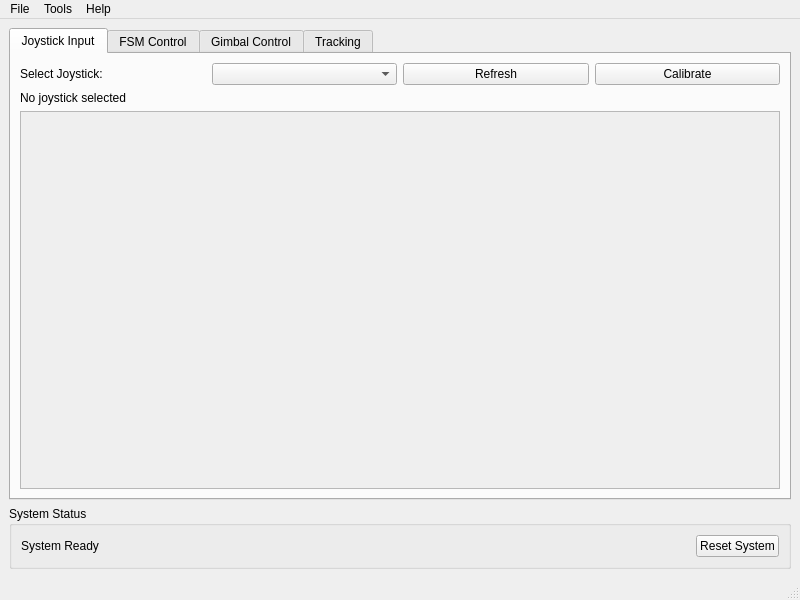
<?xml version="1.0" encoding="UTF-8"?>
<ui version="4.0">
 <class>MainWindow</class>
 <widget class="QMainWindow" name="MainWindow">
  <property name="geometry">
   <rect>
    <x>0</x>
    <y>0</y>
    <width>800</width>
    <height>600</height>
   </rect>
  </property>
  <property name="windowTitle">
   <string>BC-TRAIL Control System</string>
  </property>
  <widget class="QWidget" name="centralwidget">
   <layout class="QVBoxLayout" name="verticalLayout">
    <item>
     <widget class="QTabWidget" name="tabWidget">
      <property name="currentIndex">
       <number>0</number>
      </property>
      <widget class="QWidget" name="joystickTab">
       <attribute name="title">
        <string>Joystick Input</string>
       </attribute>
       <layout class="QVBoxLayout" name="joystickTabLayout">
        <item>
         <layout class="QHBoxLayout" name="joystickSelectionLayout">
          <item>
           <widget class="QLabel" name="joystickLabel">
            <property name="text">
             <string>Select Joystick:</string>
            </property>
           </widget>
          </item>
          <item>
           <widget class="QComboBox" name="joystickComboBox"/>
          </item>
          <item>
           <widget class="QPushButton" name="refreshJoystickButton">
            <property name="text">
             <string>Refresh</string>
            </property>
           </widget>
          </item>
          <item>
           <widget class="QPushButton" name="calibrateButton">
            <property name="text">
             <string>Calibrate</string>
            </property>
           </widget>
          </item>
         </layout>
        </item>
        <item>
         <widget class="QLabel" name="joystickInfoLabel">
          <property name="text">
           <string>No joystick selected</string>
          </property>
         </widget>
        </item>
        <item>
         <widget class="QScrollArea" name="joystickInputsScrollArea">
          <property name="widgetResizable">
           <bool>true</bool>
          </property>
          <widget class="QWidget" name="scrollAreaWidgetContents">
           <property name="geometry">
            <rect>
             <x>0</x>
             <y>0</y>
             <width>758</width>
             <height>390</height>
            </rect>
           </property>
           <layout class="QVBoxLayout" name="joystickInputsLayout"/>
          </widget>
         </widget>
        </item>
       </layout>
      </widget>
      <widget class="QWidget" name="fsmTab">
       <attribute name="title">
        <string>FSM Control</string>
       </attribute>
       <layout class="QVBoxLayout" name="fsmTabLayout">
        <item>
         <widget class="QGroupBox" name="fsmJoystickMappingGroup">
          <property name="title">
           <string>Joystick to FSM Mapping</string>
          </property>
          <layout class="QGridLayout" name="fsmMappingLayout">
           <item row="0" column="0">
            <widget class="QLabel" name="fsmXAxisLabel">
             <property name="text">
              <string>X-Axis:</string>
             </property>
            </widget>
           </item>
           <item row="0" column="1">
            <widget class="QComboBox" name="fsmXAxisComboBox"/>
           </item>
           <item row="0" column="2">
            <widget class="QCheckBox" name="fsmInvertXCheckbox">
             <property name="text">
              <string>Invert</string>
             </property>
            </widget>
           </item>
           <item row="1" column="0">
            <widget class="QLabel" name="fsmYAxisLabel">
             <property name="text">
              <string>Y-Axis:</string>
             </property>
            </widget>
           </item>
           <item row="1" column="1">
            <widget class="QComboBox" name="fsmYAxisComboBox"/>
           </item>
           <item row="1" column="2">
            <widget class="QCheckBox" name="fsmInvertYCheckbox">
             <property name="text">
              <string>Invert</string>
             </property>
            </widget>
           </item>
           <item row="2" column="0">
            <widget class="QLabel" name="fsmDeadzoneLabel">
             <property name="text">
              <string>Deadzone:</string>
             </property>
            </widget>
           </item>
           <item row="2" column="1">
            <widget class="QSpinBox" name="fsmDeadzoneSpinBox">
             <property name="suffix">
              <string>%</string>
             </property>
             <property name="maximum">
              <number>50</number>
             </property>
             <property name="value">
              <number>5</number>
             </property>
            </widget>
           </item>
          </layout>
         </widget>
        </item>
        <item>
         <widget class="QGroupBox" name="fsmStatusGroup">
          <property name="title">
           <string>FSM Status</string>
          </property>
          <layout class="QGridLayout" name="fsmStatusLayout">
           <item row="0" column="0">
            <widget class="QLabel" name="fsmXPosLabel">
             <property name="text">
              <string>X Position:</string>
             </property>
            </widget>
           </item>
           <item row="0" column="1">
            <widget class="QProgressBar" name="fsmXProgressBar">
             <property name="minimum">
              <number>-100</number>
             </property>
             <property name="maximum">
              <number>100</number>
             </property>
             <property name="value">
              <number>0</number>
             </property>
             <property name="format">
              <string>%v</string>
             </property>
            </widget>
           </item>
           <item row="1" column="0">
            <widget class="QLabel" name="fsmYPosLabel">
             <property name="text">
              <string>Y Position:</string>
             </property>
            </widget>
           </item>
           <item row="1" column="1">
            <widget class="QProgressBar" name="fsmYProgressBar">
             <property name="minimum">
              <number>-100</number>
             </property>
             <property name="maximum">
              <number>100</number>
             </property>
             <property name="value">
              <number>0</number>
             </property>
             <property name="format">
              <string>%v</string>
             </property>
            </widget>
           </item>
          </layout>
         </widget>
        </item>
        <item>
         <widget class="QCheckBox" name="enableFsmOutputCheckbox">
          <property name="text">
           <string>Enable FSM Output</string>
          </property>
         </widget>
        </item>
        <item>
         <spacer name="fsmSpacer">
          <property name="orientation">
           <enum>Qt::Vertical</enum>
          </property>
          <property name="sizeHint" stdset="0">
           <size>
            <width>20</width>
            <height>40</height>
           </size>
          </property>
         </spacer>
        </item>
       </layout>
      </widget>
      <widget class="QWidget" name="gimbalTab">
       <attribute name="title">
        <string>Gimbal Control</string>
       </attribute>
       <layout class="QVBoxLayout" name="gimbalTabLayout">
        <item>
         <widget class="QGroupBox" name="gimbalJoystickMappingGroup">
          <property name="title">
           <string>Joystick to Gimbal Mapping</string>
          </property>
          <layout class="QGridLayout" name="gimbalMappingLayout">
           <item row="0" column="0">
            <widget class="QLabel" name="azimuthAxisLabel">
             <property name="text">
              <string>Azimuth:</string>
             </property>
            </widget>
           </item>
           <item row="0" column="1">
            <widget class="QComboBox" name="azimuthAxisComboBox"/>
           </item>
           <item row="0" column="2">
            <widget class="QCheckBox" name="invertAzimuthCheckbox">
             <property name="text">
              <string>Invert</string>
             </property>
            </widget>
           </item>
           <item row="1" column="0">
            <widget class="QLabel" name="elevationAxisLabel">
             <property name="text">
              <string>Elevation:</string>
             </property>
            </widget>
           </item>
           <item row="1" column="1">
            <widget class="QComboBox" name="elevationAxisComboBox"/>
           </item>
           <item row="1" column="2">
            <widget class="QCheckBox" name="invertElevationCheckbox">
             <property name="text">
              <string>Invert</string>
             </property>
            </widget>
           </item>
           <item row="2" column="0">
            <widget class="QLabel" name="auxElevationAxisLabel">
             <property name="text">
              <string>Aux Elevation:</string>
             </property>
            </widget>
           </item>
           <item row="2" column="1">
            <widget class="QComboBox" name="auxElevationAxisComboBox"/>
           </item>
           <item row="2" column="2">
            <widget class="QCheckBox" name="invertAuxElevationCheckbox">
             <property name="text">
              <string>Invert</string>
             </property>
            </widget>
           </item>
           <item row="3" column="0">
            <widget class="QLabel" name="gimbalDeadzoneLabel">
             <property name="text">
              <string>Deadzone:</string>
             </property>
            </widget>
           </item>
           <item row="3" column="1">
            <widget class="QSpinBox" name="gimbalDeadzoneSpinBox">
             <property name="suffix">
              <string>%</string>
             </property>
             <property name="maximum">
              <number>50</number>
             </property>
             <property name="value">
              <number>5</number>
             </property>
            </widget>
           </item>
          </layout>
         </widget>
        </item>
        <item>
         <widget class="QGroupBox" name="gimbalStatusGroup">
          <property name="title">
           <string>Gimbal Status</string>
          </property>
          <layout class="QGridLayout" name="gimbalStatusLayout">
           <item row="0" column="0">
            <widget class="QLabel" name="azimuthPosLabel">
             <property name="text">
              <string>Azimuth:</string>
             </property>
            </widget>
           </item>
           <item row="0" column="1">
            <widget class="QProgressBar" name="azimuthProgressBar">
             <property name="minimum">
              <number>-100</number>
             </property>
             <property name="maximum">
              <number>100</number>
             </property>
             <property name="value">
              <number>0</number>
             </property>
             <property name="format">
              <string>%v</string>
             </property>
            </widget>
           </item>
           <item row="1" column="0">
            <widget class="QLabel" name="elevationPosLabel">
             <property name="text">
              <string>Elevation:</string>
             </property>
            </widget>
           </item>
           <item row="1" column="1">
            <widget class="QProgressBar" name="elevationProgressBar">
             <property name="minimum">
              <number>-100</number>
             </property>
             <property name="maximum">
              <number>100</number>
             </property>
             <property name="value">
              <number>0</number>
             </property>
             <property name="format">
              <string>%v</string>
             </property>
            </widget>
           </item>
           <item row="2" column="0">
            <widget class="QLabel" name="auxElevationPosLabel">
             <property name="text">
              <string>Aux Elevation:</string>
             </property>
            </widget>
           </item>
           <item row="2" column="1">
            <widget class="QProgressBar" name="auxElevationProgressBar">
             <property name="minimum">
              <number>-100</number>
             </property>
             <property name="maximum">
              <number>100</number>
             </property>
             <property name="value">
              <number>0</number>
             </property>
             <property name="format">
              <string>%v</string>
             </property>
            </widget>
           </item>
          </layout>
         </widget>
        </item>
        <item>
         <widget class="QCheckBox" name="enableGimbalOutputCheckbox">
          <property name="text">
           <string>Enable Gimbal Output</string>
          </property>
         </widget>
        </item>
        <item>
         <spacer name="gimbalSpacer">
          <property name="orientation">
           <enum>Qt::Vertical</enum>
          </property>
          <property name="sizeHint" stdset="0">
           <size>
            <width>20</width>
            <height>40</height>
           </size>
          </property>
         </spacer>
        </item>
       </layout>
      </widget>
      <widget class="QWidget" name="trackingTab">
       <attribute name="title">
        <string>Tracking</string>
       </attribute>
       <layout class="QVBoxLayout" name="trackingTabLayout">
        <item>
         <widget class="QGroupBox" name="trackingModeGroup">
          <property name="title">
           <string>Tracking Mode</string>
          </property>
          <layout class="QVBoxLayout" name="trackingModeLayout">
           <item>
            <widget class="QRadioButton" name="coarseTrackingRadio">
             <property name="text">
              <string>Coarse Tracking (Manual Gimbal and FSM)</string>
             </property>
             <property name="checked">
              <bool>true</bool>
             </property>
            </widget>
           </item>
           <item>
            <widget class="QRadioButton" name="fineTrackingRadio">
             <property name="text">
              <string>Fine Tracking (Manual FSM Only)</string>
             </property>
            </widget>
           </item>
           <item>
            <widget class="QRadioButton" name="autoTrackingRadio">
             <property name="text">
              <string>Auto Tracking (Tracker Card)</string>
             </property>
            </widget>
           </item>
          </layout>
         </widget>
        </item>
        <item>
         <widget class="QGroupBox" name="trackerStatusGroup">
          <property name="title">
           <string>Tracker Status</string>
          </property>
          <layout class="QGridLayout" name="trackerStatusLayout">
           <item row="0" column="0">
            <widget class="QLabel" name="trackerXErrorLabel">
             <property name="text">
              <string>X Error:</string>
             </property>
            </widget>
           </item>
           <item row="0" column="1">
            <widget class="QLineEdit" name="trackerXErrorEdit">
             <property name="readOnly">
              <bool>true</bool>
             </property>
            </widget>
           </item>
           <item row="1" column="0">
            <widget class="QLabel" name="trackerYErrorLabel">
             <property name="text">
              <string>Y Error:</string>
             </property>
            </widget>
           </item>
           <item row="1" column="1">
            <widget class="QLineEdit" name="trackerYErrorEdit">
             <property name="readOnly">
              <bool>true</bool>
             </property>
            </widget>
           </item>
           <item row="2" column="0">
            <widget class="QLabel" name="trackerStateLabel">
             <property name="text">
              <string>Track State:</string>
             </property>
            </widget>
           </item>
           <item row="2" column="1">
            <widget class="QLineEdit" name="trackerStateEdit">
             <property name="readOnly">
              <bool>true</bool>
             </property>
            </widget>
           </item>
          </layout>
         </widget>
        </item>
        <item>
         <layout class="QHBoxLayout" name="trackerControlLayout">
          <item>
           <widget class="QPushButton" name="trackerInitButton">
            <property name="text">
             <string>Initialize Tracker</string>
            </property>
           </widget>
          </item>
          <item>
           <widget class="QPushButton" name="trackerPingButton">
            <property name="text">
             <string>Ping Tracker</string>
            </property>
           </widget>
          </item>
          <item>
           <widget class="QCheckBox" name="trackerAutoPollCheckbox">
            <property name="text">
             <string>Auto Poll</string>
            </property>
           </widget>
          </item>
         </layout>
        </item>
        <item>
         <widget class="QGroupBox" name="dataLoggingGroup">
          <property name="title">
           <string>Data Logging</string>
          </property>
          <layout class="QHBoxLayout" name="dataLoggingLayout">
           <item>
            <widget class="QLineEdit" name="logFileEdit">
             <property name="placeholderText">
              <string>Select log file location...</string>
             </property>
            </widget>
           </item>
           <item>
            <widget class="QPushButton" name="browseLogButton">
             <property name="text">
              <string>Browse</string>
             </property>
            </widget>
           </item>
           <item>
            <widget class="QPushButton" name="startStopLoggingButton">
             <property name="text">
              <string>Start Logging</string>
             </property>
            </widget>
           </item>
          </layout>
         </widget>
        </item>
        <item>
         <spacer name="trackingSpacer">
          <property name="orientation">
           <enum>Qt::Vertical</enum>
          </property>
          <property name="sizeHint" stdset="0">
           <size>
            <width>20</width>
            <height>40</height>
           </size>
          </property>
         </spacer>
        </item>
       </layout>
      </widget>
     </widget>
    </item>
    <item>
     <widget class="QGroupBox" name="statusGroup">
      <property name="title">
       <string>System Status</string>
      </property>
      <layout class="QHBoxLayout" name="statusLayout">
       <item>
        <widget class="QLabel" name="statusLabel">
         <property name="text">
          <string>System Ready</string>
         </property>
        </widget>
       </item>
       <item>
        <spacer name="horizontalSpacer">
         <property name="orientation">
          <enum>Qt::Horizontal</enum>
         </property>
         <property name="sizeHint" stdset="0">
          <size>
           <width>40</width>
           <height>20</height>
          </size>
         </property>
        </spacer>
       </item>
       <item>
        <widget class="QPushButton" name="resetButton">
         <property name="text">
          <string>Reset System</string>
         </property>
        </widget>
       </item>
      </layout>
     </widget>
    </item>
   </layout>
  </widget>
  <widget class="QMenuBar" name="menubar">
   <property name="geometry">
    <rect>
     <x>0</x>
     <y>0</y>
     <width>800</width>
     <height>21</height>
    </rect>
   </property>
   <widget class="QMenu" name="menuFile">
    <property name="title">
     <string>File</string>
    </property>
    <addaction name="actionExit"/>
   </widget>
   <widget class="QMenu" name="menuTools">
    <property name="title">
     <string>Tools</string>
    </property>
    <addaction name="actionSettings"/>
   </widget>
   <widget class="QMenu" name="menuHelp">
    <property name="title">
     <string>Help</string>
    </property>
    <addaction name="actionAbout"/>
   </widget>
   <addaction name="menuFile"/>
   <addaction name="menuTools"/>
   <addaction name="menuHelp"/>
  </widget>
  <widget class="QStatusBar" name="statusbar"/>
  <action name="actionExit">
   <property name="text">
    <string>Exit</string>
   </property>
  </action>
  <action name="actionSettings">
   <property name="text">
    <string>Settings</string>
   </property>
  </action>
  <action name="actionAbout">
   <property name="text">
    <string>About</string>
   </property>
  </action>
 </widget>
 <resources/>
 <connections/>
</ui>
